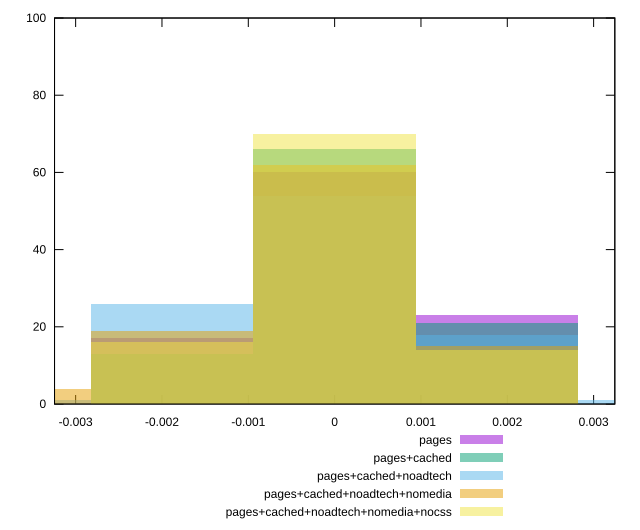

Write the gnuplot code that produced this figure.
reset

$pages <<EOF
0 60
-0.001879787033447522 17
0.001879787033447522 23
EOF

$pagesCached <<EOF
-0.001879787033447522 13
0 66
0.001879787033447522 21
EOF

$pagesCachedNoadtech <<EOF
0 54
-0.001879787033447522 26
-0.003759574066895044 1
0.001879787033447522 18
0.003759574066895044 1
EOF

$pagesCachedNoadtechNomedia <<EOF
-0.001879787033447522 19
0 62
0.001879787033447522 15
-0.003759574066895044 4
EOF

$pagesCachedNoadtechNomediaNocss <<EOF
0 70
-0.001879787033447522 16
0.001879787033447522 14
EOF

set key outside below
set boxwidth 0.001879787033447522
set xrange [-0.0032444980239537237:0.003245593027416556]
set yrange [0:100]
set trange [0:100]
set style fill transparent solid 0.5 noborder
set terminal svg size 640, 530 enhanced background rgb 'white'
set output "report_00009_2021-02-08T22-37-41.559Z/meta/pScore-difference/comparison/histogram/all_raw.svg"

plot $pages title "pages" with boxes, \
     $pagesCached title "pages+cached" with boxes, \
     $pagesCachedNoadtech title "pages+cached+noadtech" with boxes, \
     $pagesCachedNoadtechNomedia title "pages+cached+noadtech+nomedia" with boxes, \
     $pagesCachedNoadtechNomediaNocss title "pages+cached+noadtech+nomedia+nocss" with boxes

reset
